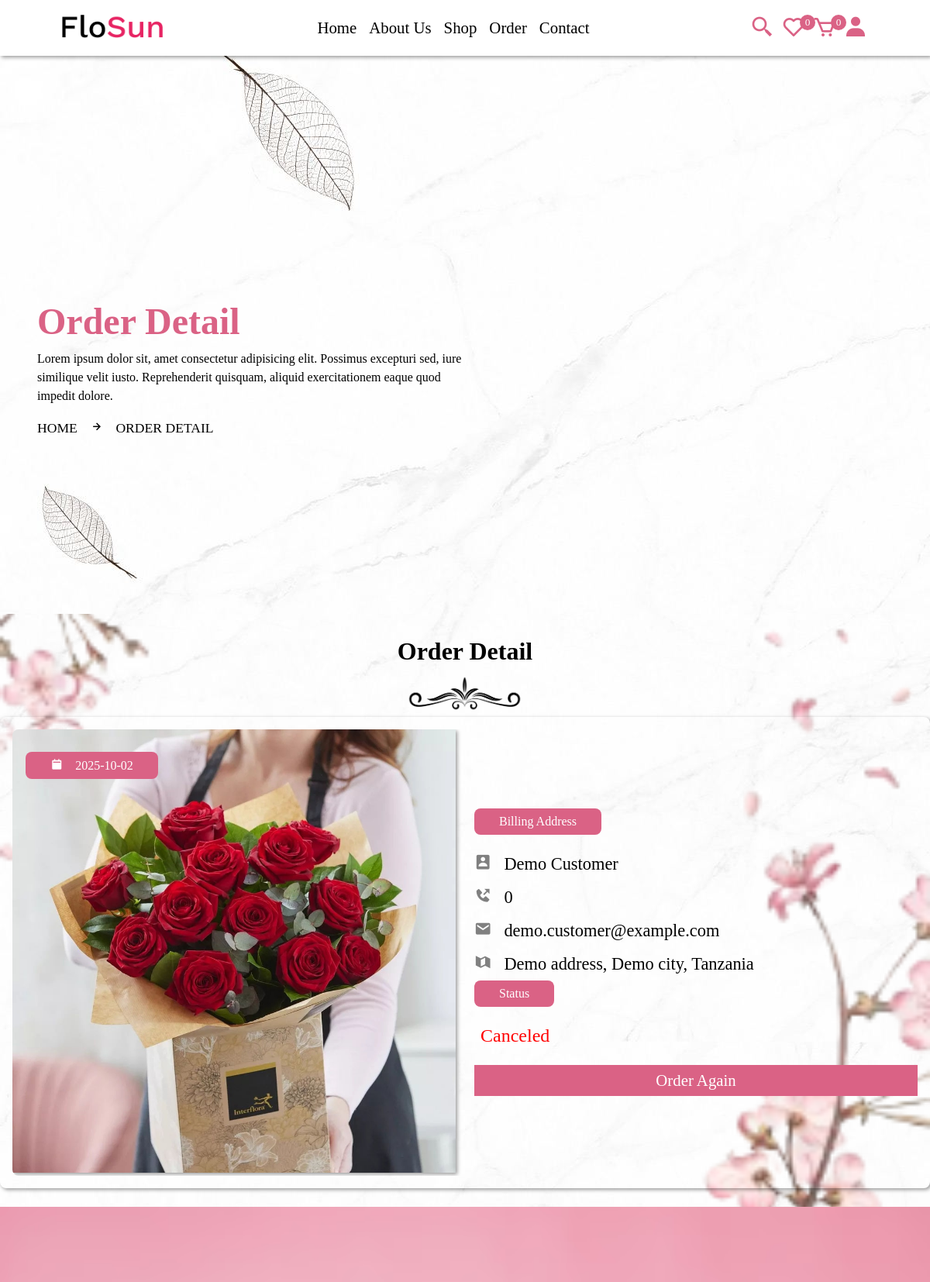
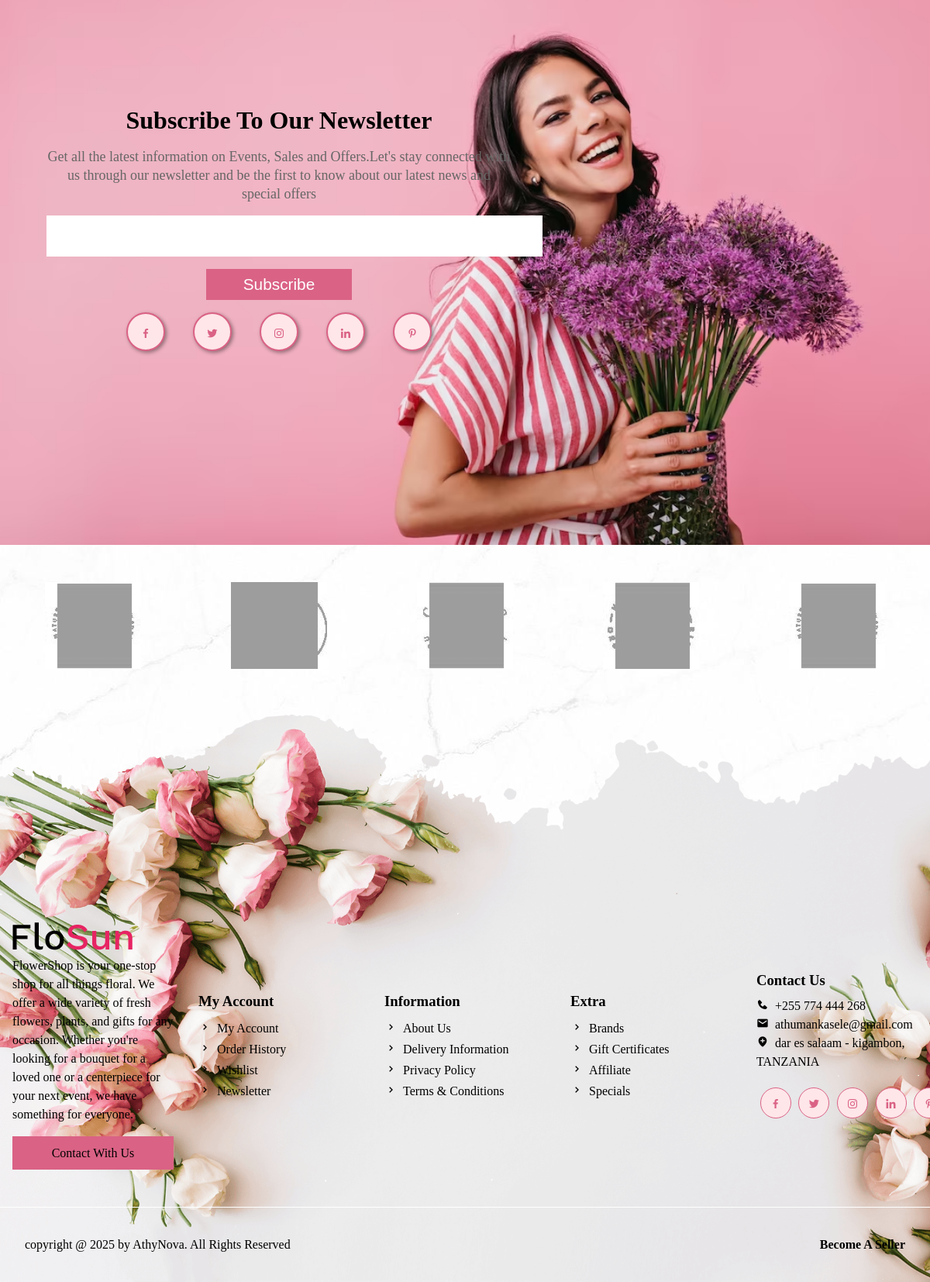
The app's page /view_order.php?get_id=Vh01Nb187HCRCMRRoXQV with its own data (2 pictures, top to bottom).
### tables this page shows
CREATE TABLE `products` (
  `id` varchar(20) NOT NULL,
  `seller_id` varchar(20) NOT NULL,
  `name` varchar(20) NOT NULL,
  `price` int(50) NOT NULL,
  `image` varchar(255) NOT NULL,
  `stock` varchar(500) NOT NULL,
  `product_detail` varchar(1000) NOT NULL,
  `status` varchar(100) NOT NULL
);

CREATE TABLE `orders` (
  `id` varchar(20) NOT NULL,
  `user_id` varchar(20) NOT NULL,
  `seller_id` varchar(20) NOT NULL,
  `name` varchar(50) NOT NULL,
  `number` int(10) NOT NULL,
  `email` varchar(50) NOT NULL,
  `address` varchar(200) NOT NULL,
  `address_type` varchar(50) NOT NULL,
  `method` varchar(50) NOT NULL,
  `product_id` varchar(20) NOT NULL,
  `price` int(20) NOT NULL,
  `qty` varchar(2) NOT NULL,
  `date` date NOT NULL DEFAULT current_timestamp(),
  `status` varchar(50) NOT NULL DEFAULT 'in progress',
  `payment_status` varchar(200) NOT NULL DEFAULT 'pending'
);

### view_order.php (the view, shortened to what this page needs)
 <?php
    include 'components/connect.php';
    if (isset($_GET['get_id'])) {
        $get_id = $_GET['get_id'];
    }else {
        $get_id = '';
        header('location:order.php');
    }
?>
<!DOCTYPE html>
<html lang="en">
<head>
    <link href='https://unpkg.com/boxicons@2.1.4/css/boxicons.min.css' rel='stylesheet'>
    <link rel="stylesheet" href="css/user_style.css?v=<?php echo time(); ?>">
</head>
<body>
    <?php include 'components/user_header.php'; ?>
    <div class="banner">
        <div class="detail">
            <h1>order detail</h1>
            <p>Lorem ipsum dolor sit, amet consectetur adipisicing elit. Possimus excepturi sed, iure similique velit iusto. Reprehenderit quisquam, aliquid exercitationem eaque quod impedit dolore.</p>
            <span><a href="home.php">home</a><i class="bx bx-right-arrow-alt"></i>order detail</span>
        </div>
    </div>
    <div class="view_order">
        <div class="heading">
            <h1>order detail</h1>
            <img src="image/separator.png">
        </div>
        <div class="box-container">
            <?php
                $select_order = $conn->prepare("SELECT * FROM `orders` WHERE id = ? LIMIT 1");
                $select_order->execute([$get_id]);
                if ($select_order->rowCount() > 0) {
                    while ($fetch_order = $select_order->fetch(PDO::FETCH_ASSOC)) {
                        $select_product = $conn->prepare("SELECT * FROM `products` WHERE id = ? LIMIT 1");
                        $select_product->execute([$fetch_order['product_id']]);
                        if ($select_order->rowCount() > 0) {
                            while ($fetch_product = $select_product->fetch(PDO::FETCH_ASSOC)) {
            ?>
            <div class="box">
                <div class="col">
                    <img src="uploaded_files/<?= $fetch_product['image'];?>" class="image">
                    <p class="date"><i class="bx bxs-calendar-alt"></i><?= $fetch_order['date'];?></p>
                </div>
                <div class="col">
                    <p class="title">billing address</p>
                    <p class="user"><i class="bx bxs-user-rectangle"></i><?= $fetch_order['name'];?></p>
                    <p class="user"><i class="bx bxs-phone-outgoing"></i><?= $fetch_order['number'];?></p>
                    <p class="user"><i class="bx bxs-envelope"></i><?= $fetch_order['email'];?></p>
                    <p class="user"><i class="bx bxs-map-alt"></i><?= $fetch_order['address'];?></p>
                    <p class="title">status</p>
                    <p class="status" style = "color: <?php if($fetch_order['status'] == 'delivered'){echo "green";}elseif($fetch_order['status'] == 'canceled'){echo "red";} else{echo "orange";} ?>"><?= $fetch_order['status']; ?></p>
                    <?php if ($fetch_order['status'] == 'canceled') {?>
                        <a href="checkout.php?get_id=<?= $fetch_product['id']?>" class="btn">order again</a>
                    <?php }else {?>
                        <form action="" method="post">
                            <button type="submit" name = "canceled" class = "btn" onclik = "return confirm('do you want to cancel this product');">cancel</button>
                        </form>
                    <?php }?>
                </div>
            </div>
            <?php
                            }
                        }
                    }
                }else {
                    echo '
                        <div class="empty">
                            <p>no order take placed yet!</p>
                        </div>
                    ';
                }
            ?>
        </div>
    </div>
    <?php include 'components/user_footer.php'; ?>
</body>
</html>

### css/user_style.css (style rules this page uses)
* { margin: 0; padding: 0; box-sizing: border-box; outline: none; text-decoration: none; list-style: none; }
:root { --main-color: #da6285; --pink-color: #ff8e9d; --pink-opacity: #ffe6e9; --white-alfa-40: rgba(255, 255, 255, 0.40); --white-alfa-25: rgba(255, 255, 255, 0.25); --backdrop-filter: blur(5px); --padding: 5vh 15px; --box-shadow: 2px 2px 5px rgba(0, 0, 0, 0.40); }
body { background-image: url('../image/body.jpg'); }
html { scroll-behavior: smooth; }
.btn { display: inline-block; padding: .5rem 3rem; margin-top: 1rem; background-color: var(--main-color); color: #fff; cursor: pointer; text-align: center; position: relative; z-index: 100; font-size: 1.3rem; text-transform: capitalize; }
.btn::before { position: absolute; content: ''; width: 0%; height: 100%; background-color: #000; left: 0; top: 0; transition: .5s; z-index: -10; }
.box-container { display: grid; grid-template-columns: repeat(auto-fit, minmax(30rem, 1fr)); align-items: center; justify-content: center; }
.box-container .box { margin: 1rem; border-radius: .5rem; }
.heading { text-align: center; line-height: 1.5; }
.heading h1 { font-size: 2rem; text-transform: capitalize; }
.heading img { margin-top: .5rem; width: 150px!important; }
.banner { margin-top: 5rem; width: 100%; height: 80vh; display: flex; align-items: center; background-position: center; background-size: cover; animation: banner 2s infinite alternate; justify-content: flex-start; }
.banner .detail { padding-left: 4%; line-height: 1.5; max-width: 50vw; }
.banner .detail p { font-size: 16px; margin-bottom: 1rem; }
.banner .detail span { text-transform: uppercase; font-size: 1.1rem; margin-top: 1rem; }
.banner .detail a { color: #000; }
.banner .detail span i { margin: 0 1rem; }
.banner h1 { font-size: 3rem; color: var(--main-color); text-transform: capitalize; }
.view_order { padding: 2% 0%; background-image: url('../image/p.png'); background-size: cover; background-repeat: no-repeat; background-position: center; }
.view_order .box-container { box-shadow: var(--box-shadow); border-radius: .5rem; padding: 0; min-width: 1200px; margin: 0 auto; }
.view_order .box-container .box { display: flex; gap: 1.5rem; flex-wrap: wrap; align-items: center; justify-content: center; overflow-x: hidden; }
.view_order .box-container .box .col { flex: 1 1 30rem; position: relative; }
.view_order .box-container .box .col .image { width: 100%; object-fit: fill; box-shadow: var(--box-shadow); }
.view_order .box-container .box .col .date { position: absolute; top: 5%; left: 3%; }
.view_order .box-container .box .col .title, .view_order .box-container .box .col .date { border-radius: .5rem; margin-bottom: 1rem; padding: .5rem 2rem; font-size: 1rem; color: #fff; background-color: var(--main-color); display: inline-block; text-transform: capitalize; }
.view_order .box-container .box .col .title i, .view_order .box-container .box .col .date i { margin-right: 1rem; color: #fff; }
.view_order .box-container .box .col .user { padding: .5rem 0; font-size: 1.4rem; }
.view_order .box-container .box .col .user i { margin-right: 1rem; color: gray; }
.view_order .box-container .box .col .status { text-transform: capitalize; font-size: 1.5rem; padding: .5rem; }
.view_order .box-container .box .col .btn { width: 100%; }

### records on screen
orders: date "2025-10-02", name "Demo Customer", number "0", email "demo.customer@example.com", address "Demo address, Demo city, Tanzania", status "Canceled"
products: image (picture)

### other values on screen
$total_wishlist_item "0"
$total_cart_item "0"
